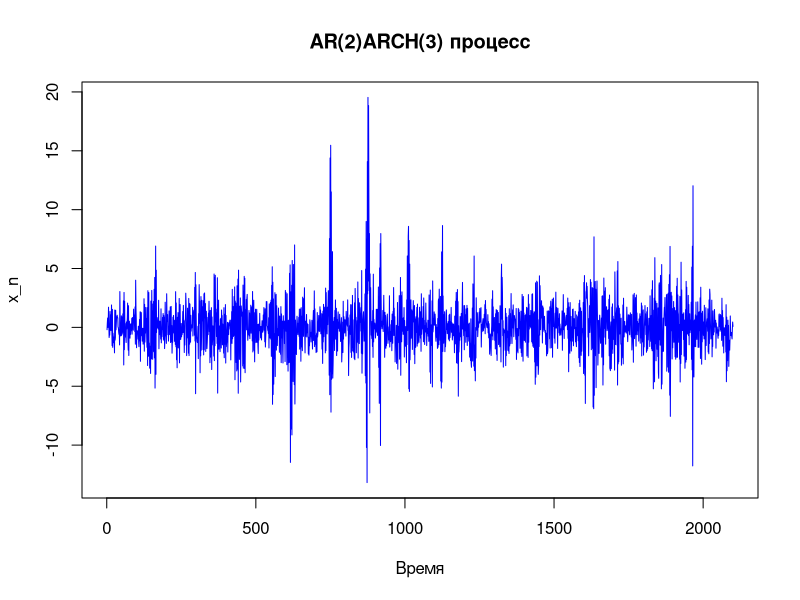
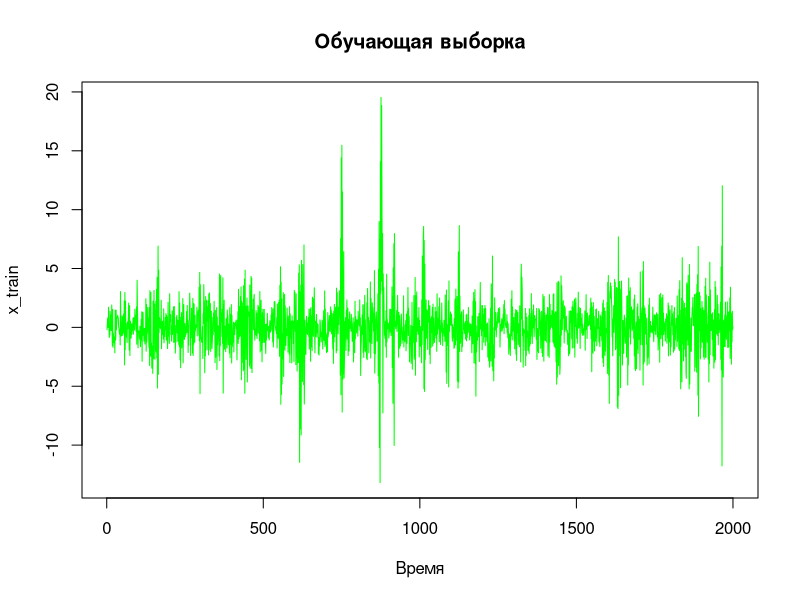
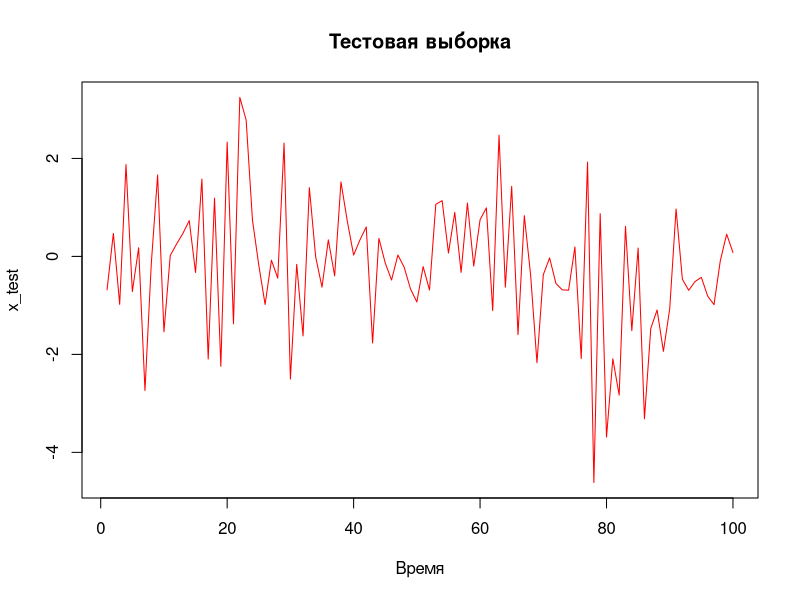
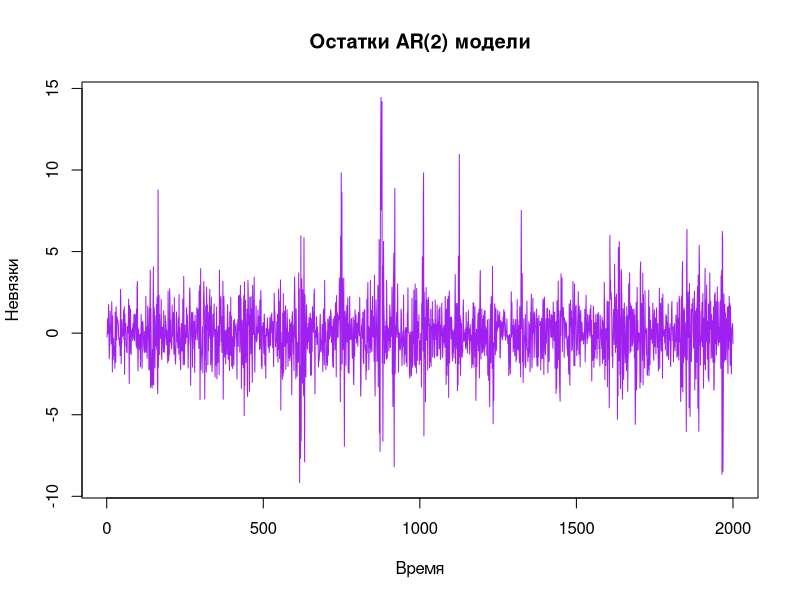
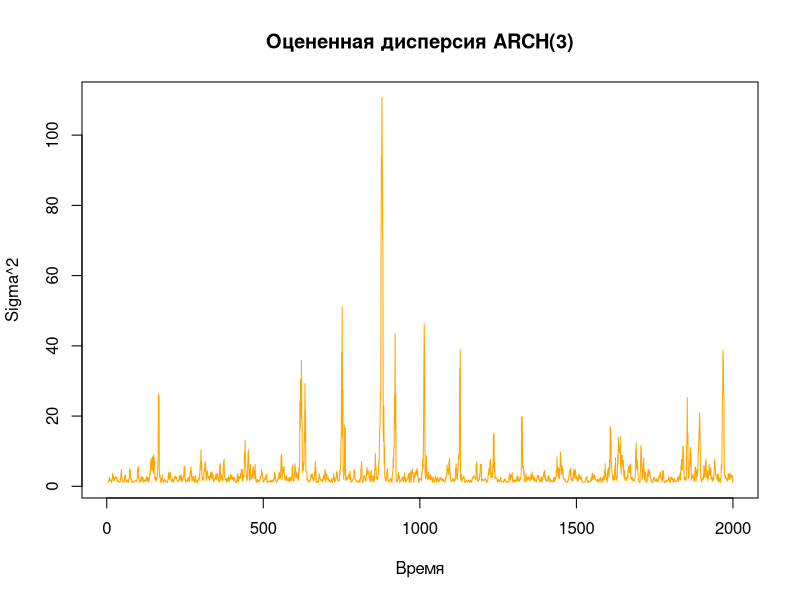

Here is the R script that generated these plots, in order:
# Задание 1 ----

# Устанавливаем параметры и начальные значения
set.seed(123)  # Фиксируем случайные значения для повторяемости эксперимента
n <- 2100  # Количество наблюдений
theta <- c(-0.3, 0.4)  # Параметры AR(2)
A <- c(1, 0.2, 0.1, 0.2)  # Параметры ARCH(3)

# Генерируем шум для модели - независимые нормальные случайные величины
epsilon <- rnorm(n)

# Создаем векторы для хранения значений
x <- rep(0, n)
sigma2 <- rep(0, n)

# Инициализируем начальные значения для sigma^2 и x
# Первый раз просто берем дисперсию шума для начальных значений
sigma2[1:3] <- var(epsilon)
x[1:3] <- rnorm(3)  # Случайно инициализируем первые значения x

# Генерация процесса AR(2)ARCH(3)
for (i in 4:n) {
  # Важно помнить: sigma^2 зависит от прошлых значений x (ARCH(3) часть)
  sigma2[i] <- A[1] + A[2] * x[i-1]^2 + A[3] * x[i-2]^2 + A[4] * x[i-3]^2
  # Теперь генерируем x с учетом модели AR(2) и шума с дисперсией sigma^2
  x[i] <- theta[1] * x[i-1] + theta[2] * x[i-2] + sqrt(sigma2[i]) * epsilon[i]
}

# Построим график полученного ряда
plot(x, type = "l", col = "blue", main = "AR(2)ARCH(3) процесс", xlab = "Время", ylab = "x_n")


# Задание 2 ----

# Количество наблюдений в обучающей выборке (в отношении 20:1)
train_size <- floor(20/21 * n)  # Рассчитываем размер обучающей выборки
test_size <- n - train_size  # Размер тестовой выборки

# Разделение на обучающую и тестовую выборки
train_data <- x[1:train_size]  # Первые 2000 наблюдений (примерно 20:1)
test_data <- x[(train_size + 1):n]  # Остальные наблюдения

# Вывод размеров выборок для проверки
cat("Размер обучающей выборки:", length(train_data), "\n")
cat("Размер тестовой выборки:", length(test_data), "\n")

# Дополнительно, можем визуально посмотреть, как разделение повлияло на данные
plot(train_data, type = "l", col = "green", main = "Обучающая выборка", xlab = "Время", ylab = "x_train")
plot(test_data, type = "l", col = "red", main = "Тестовая выборка", xlab = "Время", ylab = "x_test")


# Задание 3 ---- 

# Шаг 3a: Оценка параметров theta с помощью функции arima()
# Здесь мы используем встроенную функцию arima(), чтобы не писать всё вручную
ar_model <- arima(train_data, order = c(2, 0, 0))  # AR(2) модель
theta_hat <- coef(ar_model)[1:2]  # Оценка параметров theta

# Выводим оцененные параметры
cat("Оценка параметров theta через arima():", theta_hat, "\n")

# Проверим невязки, чтобы убедиться, что модель правильно настроена
residuals <- residuals(ar_model)
plot(residuals, type = "l", col = "purple", main = "Остатки AR(2) модели", xlab = "Время", ylab = "Невязки")


# Шаг 3b: Оценка параметров A с помощью функции garch()

# Используем невязки (остатки) для оценки параметров ARCH(3)
# Здесь мы применяем функцию garch() к ошибкам модели AR(2)
library(tseries)  # Подгружаем пакет для использования функции garch
garch_model <- garch(residuals, order = c(0, 3))  # ARCH(3) модель
A_hat <- coef(garch_model)  # Оценка параметров A

# Выводим оцененные параметры A
cat("Оценка параметров A через garch():", A_hat, "\n")

# Построим график оцененной дисперсии
sigma_hat <- fitted(garch_model)[,1]^2  # Оцененные значения дисперсии
plot(sigma_hat, type = "l", col = "orange", main = "Оцененная дисперсия ARCH(3)", xlab = "Время", ylab = "Sigma^2")

